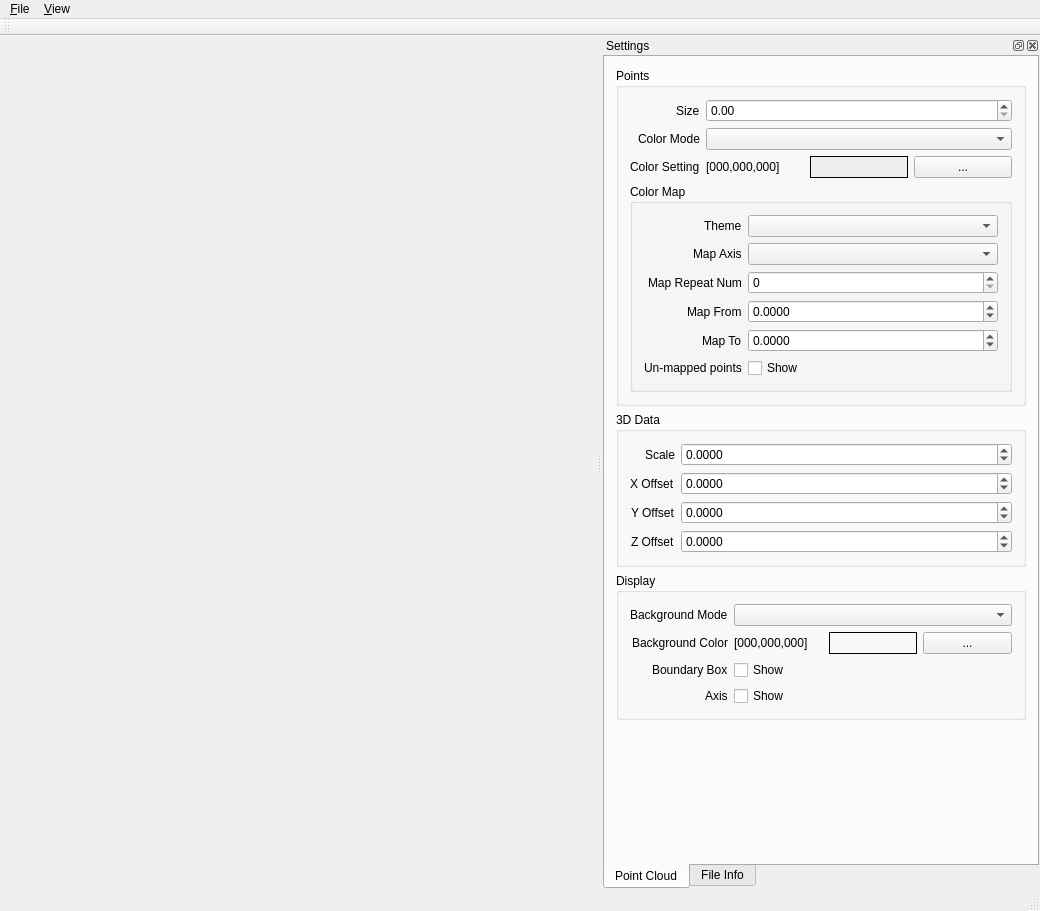
<?xml version="1.0" encoding="UTF-8"?>
<ui version="4.0">
 <class>qpcvClass</class>
 <widget class="QMainWindow" name="qpcvClass">
  <property name="geometry">
   <rect>
    <x>0</x>
    <y>0</y>
    <width>1040</width>
    <height>911</height>
   </rect>
  </property>
  <property name="windowTitle">
   <string>qpcv</string>
  </property>
  <property name="locale">
   <locale language="English" country="UnitedStates"/>
  </property>
  <widget class="QWidget" name="centralWidget"/>
  <widget class="QMenuBar" name="menuBar">
   <property name="geometry">
    <rect>
     <x>0</x>
     <y>0</y>
     <width>1040</width>
     <height>22</height>
    </rect>
   </property>
   <property name="nativeMenuBar">
    <bool>true</bool>
   </property>
   <widget class="QMenu" name="menuFile">
    <property name="locale">
     <locale language="English" country="UnitedStates"/>
    </property>
    <property name="title">
     <string>&amp;File</string>
    </property>
    <addaction name="actionOpen"/>
    <addaction name="separator"/>
    <addaction name="actionSave"/>
    <addaction name="separator"/>
    <addaction name="actionQuit"/>
   </widget>
   <widget class="QMenu" name="menu_View">
    <property name="title">
     <string>&amp;View</string>
    </property>
    <addaction name="actionZoom_In"/>
    <addaction name="actionZoom_Out"/>
   </widget>
   <addaction name="menuFile"/>
   <addaction name="menu_View"/>
  </widget>
  <widget class="QToolBar" name="mainToolBar">
   <attribute name="toolBarArea">
    <enum>TopToolBarArea</enum>
   </attribute>
   <attribute name="toolBarBreak">
    <bool>false</bool>
   </attribute>
  </widget>
  <widget class="QStatusBar" name="statusBar"/>
  <widget class="QDockWidget" name="dockWidget_2">
   <property name="minimumSize">
    <size>
     <width>438</width>
     <height>850</height>
    </size>
   </property>
   <property name="features">
    <set>QDockWidget::AllDockWidgetFeatures</set>
   </property>
   <property name="windowTitle">
    <string>Settings</string>
   </property>
   <attribute name="dockWidgetArea">
    <number>2</number>
   </attribute>
   <widget class="QWidget" name="dockWidgetContents_2">
    <layout class="QVBoxLayout" name="verticalLayout_3">
     <property name="spacing">
      <number>0</number>
     </property>
     <property name="leftMargin">
      <number>1</number>
     </property>
     <property name="topMargin">
      <number>0</number>
     </property>
     <property name="rightMargin">
      <number>1</number>
     </property>
     <property name="bottomMargin">
      <number>0</number>
     </property>
     <item>
      <widget class="QTabWidget" name="tabWidget_2">
       <property name="tabPosition">
        <enum>QTabWidget::South</enum>
       </property>
       <property name="currentIndex">
        <number>0</number>
       </property>
       <widget class="QWidget" name="tab_3">
        <attribute name="title">
         <string>Point Cloud</string>
        </attribute>
        <layout class="QVBoxLayout" name="verticalLayout">
         <item>
          <widget class="QGroupBox" name="groupBox">
           <property name="title">
            <string>Points</string>
           </property>
           <layout class="QVBoxLayout" name="verticalLayout_2">
            <item>
             <layout class="QFormLayout" name="formLayout">
              <property name="labelAlignment">
               <set>Qt::AlignRight|Qt::AlignTrailing|Qt::AlignVCenter</set>
              </property>
              <item row="0" column="0">
               <widget class="QLabel" name="label">
                <property name="sizePolicy">
                 <sizepolicy hsizetype="Preferred" vsizetype="Preferred">
                  <horstretch>0</horstretch>
                  <verstretch>0</verstretch>
                 </sizepolicy>
                </property>
                <property name="layoutDirection">
                 <enum>Qt::LeftToRight</enum>
                </property>
                <property name="text">
                 <string>Size</string>
                </property>
                <property name="alignment">
                 <set>Qt::AlignLeading|Qt::AlignLeft|Qt::AlignVCenter</set>
                </property>
               </widget>
              </item>
              <item row="0" column="1">
               <widget class="QDoubleSpinBox" name="mPointSize"/>
              </item>
              <item row="1" column="0">
               <widget class="QLabel" name="label_2">
                <property name="text">
                 <string>Color Mode</string>
                </property>
                <property name="alignment">
                 <set>Qt::AlignLeading|Qt::AlignLeft|Qt::AlignVCenter</set>
                </property>
               </widget>
              </item>
              <item row="1" column="1">
               <widget class="QComboBox" name="mPointColorMode"/>
              </item>
              <item row="2" column="0">
               <widget class="QLabel" name="mColorSettingLabel">
                <property name="text">
                 <string>Color Setting</string>
                </property>
                <property name="alignment">
                 <set>Qt::AlignLeading|Qt::AlignLeft|Qt::AlignVCenter</set>
                </property>
               </widget>
              </item>
              <item row="2" column="1">
               <layout class="QHBoxLayout" name="horizontalLayout">
                <item>
                 <widget class="QLabel" name="mPointColorLabel">
                  <property name="text">
                   <string>[000,000,000]</string>
                  </property>
                 </widget>
                </item>
                <item>
                 <widget class="QLabel" name="mPointColorBox">
                  <property name="autoFillBackground">
                   <bool>true</bool>
                  </property>
                  <property name="frameShape">
                   <enum>QFrame::Box</enum>
                  </property>
                  <property name="text">
                   <string/>
                  </property>
                 </widget>
                </item>
                <item>
                 <widget class="QPushButton" name="mPointColorButton">
                  <property name="text">
                   <string>...</string>
                  </property>
                 </widget>
                </item>
               </layout>
              </item>
             </layout>
            </item>
            <item>
             <widget class="QGroupBox" name="mColorMapGroupBox">
              <property name="title">
               <string>Color Map</string>
              </property>
              <layout class="QVBoxLayout" name="verticalLayout_10">
               <item>
                <layout class="QFormLayout" name="formLayout_9">
                 <property name="labelAlignment">
                  <set>Qt::AlignRight|Qt::AlignTrailing|Qt::AlignVCenter</set>
                 </property>
                 <item row="0" column="0">
                  <widget class="QLabel" name="label_7">
                   <property name="text">
                    <string>Theme</string>
                   </property>
                  </widget>
                 </item>
                 <item row="0" column="1">
                  <widget class="QComboBox" name="mColorMapTheme"/>
                 </item>
                 <item row="1" column="0">
                  <widget class="QLabel" name="label_8">
                   <property name="text">
                    <string>Map Axis</string>
                   </property>
                  </widget>
                 </item>
                 <item row="1" column="1">
                  <widget class="QComboBox" name="mColorMapAxis"/>
                 </item>
                 <item row="2" column="0">
                  <widget class="QLabel" name="label_9">
                   <property name="text">
                    <string>Map Repeat Num</string>
                   </property>
                  </widget>
                 </item>
                 <item row="2" column="1">
                  <widget class="QSpinBox" name="mColorMapRepeatNum"/>
                 </item>
                 <item row="3" column="0">
                  <widget class="QLabel" name="label_10">
                   <property name="text">
                    <string>Map From</string>
                   </property>
                  </widget>
                 </item>
                 <item row="3" column="1">
                  <widget class="QDoubleSpinBox" name="mColorMapFrom">
                   <property name="decimals">
                    <number>4</number>
                   </property>
                   <property name="minimum">
                    <double>-999999999999.000000000000000</double>
                   </property>
                   <property name="maximum">
                    <double>999999999999.000000000000000</double>
                   </property>
                  </widget>
                 </item>
                 <item row="4" column="0">
                  <widget class="QLabel" name="label_11">
                   <property name="text">
                    <string>Map To</string>
                   </property>
                  </widget>
                 </item>
                 <item row="4" column="1">
                  <widget class="QDoubleSpinBox" name="mColorMapTo">
                   <property name="decimals">
                    <number>4</number>
                   </property>
                   <property name="minimum">
                    <double>-999999999999.000000000000000</double>
                   </property>
                   <property name="maximum">
                    <double>999999999999.000000000000000</double>
                   </property>
                  </widget>
                 </item>
                 <item row="5" column="1">
                  <widget class="QCheckBox" name="mUnmappedPoints">
                   <property name="text">
                    <string>Show</string>
                   </property>
                  </widget>
                 </item>
                 <item row="5" column="0">
                  <widget class="QLabel" name="label_4">
                   <property name="text">
                    <string>Un-mapped points</string>
                   </property>
                  </widget>
                 </item>
                </layout>
               </item>
              </layout>
             </widget>
            </item>
           </layout>
          </widget>
         </item>
         <item>
          <widget class="QGroupBox" name="groupBox_3">
           <property name="title">
            <string>3D Data</string>
           </property>
           <layout class="QVBoxLayout" name="verticalLayout_5">
            <item>
             <layout class="QFormLayout" name="formLayout_3">
              <property name="labelAlignment">
               <set>Qt::AlignRight|Qt::AlignTrailing|Qt::AlignVCenter</set>
              </property>
              <item row="0" column="0">
               <widget class="QLabel" name="label_13">
                <property name="text">
                 <string>Scale</string>
                </property>
               </widget>
              </item>
              <item row="0" column="1">
               <widget class="QDoubleSpinBox" name="mDataScale">
                <property name="decimals">
                 <number>4</number>
                </property>
                <property name="minimum">
                 <double>-999999999999.000000000000000</double>
                </property>
                <property name="maximum">
                 <double>999999999999.000000000000000</double>
                </property>
                <property name="singleStep">
                 <double>0.100000000000000</double>
                </property>
               </widget>
              </item>
              <item row="1" column="0">
               <widget class="QLabel" name="label_14">
                <property name="text">
                 <string>X Offset</string>
                </property>
               </widget>
              </item>
              <item row="2" column="0">
               <widget class="QLabel" name="label_15">
                <property name="text">
                 <string>Y Offset</string>
                </property>
               </widget>
              </item>
              <item row="3" column="0">
               <widget class="QLabel" name="label_16">
                <property name="text">
                 <string>Z Offset</string>
                </property>
               </widget>
              </item>
              <item row="1" column="1">
               <widget class="QDoubleSpinBox" name="mDataXOffset">
                <property name="decimals">
                 <number>4</number>
                </property>
                <property name="minimum">
                 <double>-999999999999.000000000000000</double>
                </property>
                <property name="maximum">
                 <double>999999999999.000000000000000</double>
                </property>
                <property name="singleStep">
                 <double>0.100000000000000</double>
                </property>
               </widget>
              </item>
              <item row="2" column="1">
               <widget class="QDoubleSpinBox" name="mDataYOffset">
                <property name="decimals">
                 <number>4</number>
                </property>
                <property name="minimum">
                 <double>-999999999999.000000000000000</double>
                </property>
                <property name="maximum">
                 <double>999999999999.000000000000000</double>
                </property>
                <property name="singleStep">
                 <double>0.100000000000000</double>
                </property>
                <property name="value">
                 <double>0.000000000000000</double>
                </property>
               </widget>
              </item>
              <item row="3" column="1">
               <widget class="QDoubleSpinBox" name="mDataZOffset">
                <property name="decimals">
                 <number>4</number>
                </property>
                <property name="minimum">
                 <double>-999999999999.000000000000000</double>
                </property>
                <property name="maximum">
                 <double>999999999999.000000000000000</double>
                </property>
                <property name="singleStep">
                 <double>0.100000000000000</double>
                </property>
               </widget>
              </item>
             </layout>
            </item>
           </layout>
          </widget>
         </item>
         <item>
          <widget class="QGroupBox" name="groupBox_2">
           <property name="title">
            <string>Display</string>
           </property>
           <layout class="QVBoxLayout" name="verticalLayout_4">
            <item>
             <layout class="QFormLayout" name="formLayout_2">
              <property name="labelAlignment">
               <set>Qt::AlignRight|Qt::AlignTrailing|Qt::AlignVCenter</set>
              </property>
              <item row="1" column="0">
               <widget class="QLabel" name="label_3">
                <property name="text">
                 <string>Background Mode</string>
                </property>
                <property name="alignment">
                 <set>Qt::AlignLeading|Qt::AlignLeft|Qt::AlignVCenter</set>
                </property>
               </widget>
              </item>
              <item row="2" column="1">
               <layout class="QHBoxLayout" name="horizontalLayout_2">
                <item>
                 <widget class="QLabel" name="mDisplayColorLabel">
                  <property name="text">
                   <string>[000,000,000]</string>
                  </property>
                 </widget>
                </item>
                <item>
                 <widget class="QLabel" name="mDisplayColorBox">
                  <property name="frameShape">
                   <enum>QFrame::Box</enum>
                  </property>
                  <property name="text">
                   <string/>
                  </property>
                 </widget>
                </item>
                <item>
                 <widget class="QPushButton" name="mDisplayColorButton">
                  <property name="text">
                   <string>...</string>
                  </property>
                 </widget>
                </item>
               </layout>
              </item>
              <item row="2" column="0">
               <widget class="QLabel" name="mBackgroundColorSettingLabel">
                <property name="text">
                 <string>Background Color</string>
                </property>
               </widget>
              </item>
              <item row="3" column="1">
               <widget class="QCheckBox" name="mDisplayBoundaryBox">
                <property name="text">
                 <string>Show</string>
                </property>
               </widget>
              </item>
              <item row="3" column="0">
               <widget class="QLabel" name="label_5">
                <property name="text">
                 <string>Boundary Box</string>
                </property>
               </widget>
              </item>
              <item row="4" column="1">
               <widget class="QCheckBox" name="mDisplayAxis">
                <property name="text">
                 <string>Show</string>
                </property>
               </widget>
              </item>
              <item row="4" column="0">
               <widget class="QLabel" name="label_6">
                <property name="text">
                 <string>Axis</string>
                </property>
               </widget>
              </item>
              <item row="1" column="1">
               <widget class="QComboBox" name="mBackgroundColorMode"/>
              </item>
             </layout>
            </item>
           </layout>
          </widget>
         </item>
         <item>
          <spacer name="verticalSpacer">
           <property name="orientation">
            <enum>Qt::Vertical</enum>
           </property>
           <property name="sizeHint" stdset="0">
            <size>
             <width>20</width>
             <height>40</height>
            </size>
           </property>
          </spacer>
         </item>
        </layout>
       </widget>
       <widget class="QWidget" name="tab_4">
        <attribute name="title">
         <string>File Info</string>
        </attribute>
        <layout class="QVBoxLayout" name="verticalLayout_7">
         <item>
          <layout class="QVBoxLayout" name="verticalLayout_6">
           <item>
            <widget class="QGroupBox" name="groupBox_4">
             <property name="title">
              <string>PLY File Info</string>
             </property>
             <layout class="QVBoxLayout" name="verticalLayout_8">
              <item>
               <layout class="QFormLayout" name="formLayout_4">
                <property name="labelAlignment">
                 <set>Qt::AlignRight|Qt::AlignTrailing|Qt::AlignVCenter</set>
                </property>
                <item row="0" column="0">
                 <widget class="QLabel" name="label_21">
                  <property name="text">
                   <string>File Name</string>
                  </property>
                 </widget>
                </item>
                <item row="0" column="1">
                 <widget class="QLabel" name="mFileName">
                  <property name="text">
                   <string/>
                  </property>
                 </widget>
                </item>
                <item row="1" column="0">
                 <widget class="QLabel" name="label_23">
                  <property name="text">
                   <string>File Path</string>
                  </property>
                 </widget>
                </item>
                <item row="2" column="0">
                 <widget class="QLabel" name="label_24">
                  <property name="text">
                   <string>File Size</string>
                  </property>
                 </widget>
                </item>
                <item row="1" column="1">
                 <widget class="QLabel" name="mFilePath">
                  <property name="text">
                   <string/>
                  </property>
                 </widget>
                </item>
                <item row="2" column="1">
                 <widget class="QLabel" name="mFileSize">
                  <property name="text">
                   <string/>
                  </property>
                 </widget>
                </item>
                <item row="3" column="0">
                 <widget class="QLabel" name="label_27">
                  <property name="text">
                   <string>File Created</string>
                  </property>
                 </widget>
                </item>
                <item row="3" column="1">
                 <widget class="QLabel" name="mFileCreated">
                  <property name="text">
                   <string/>
                  </property>
                 </widget>
                </item>
                <item row="4" column="0">
                 <widget class="QLabel" name="label_29">
                  <property name="text">
                   <string>File Modified</string>
                  </property>
                 </widget>
                </item>
                <item row="4" column="1">
                 <widget class="QLabel" name="mFileModified">
                  <property name="text">
                   <string/>
                  </property>
                 </widget>
                </item>
               </layout>
              </item>
             </layout>
            </widget>
           </item>
          </layout>
         </item>
         <item>
          <widget class="QGroupBox" name="groupBox_5">
           <property name="title">
            <string>PLY Data Info</string>
           </property>
           <layout class="QVBoxLayout" name="verticalLayout_9">
            <item>
             <layout class="QFormLayout" name="formLayout_5">
              <item row="0" column="0">
               <widget class="QLabel" name="label_31">
                <property name="text">
                 <string>Number of Points</string>
                </property>
               </widget>
              </item>
              <item row="0" column="1">
               <widget class="QLabel" name="mPLYPointsNum">
                <property name="text">
                 <string/>
                </property>
               </widget>
              </item>
              <item row="1" column="0">
               <widget class="QLabel" name="label_33">
                <property name="text">
                 <string>Point Color</string>
                </property>
               </widget>
              </item>
              <item row="1" column="1">
               <widget class="QLabel" name="mPLYPointColor">
                <property name="text">
                 <string/>
                </property>
               </widget>
              </item>
              <item row="2" column="0">
               <widget class="QLabel" name="label_35">
                <property name="text">
                 <string>Format</string>
                </property>
               </widget>
              </item>
              <item row="3" column="0">
               <widget class="QLabel" name="label_36">
                <property name="text">
                 <string>Face</string>
                </property>
               </widget>
              </item>
              <item row="2" column="1">
               <widget class="QLabel" name="mPLYFormat">
                <property name="text">
                 <string/>
                </property>
               </widget>
              </item>
              <item row="3" column="1">
               <widget class="QLabel" name="mPLYFace">
                <property name="text">
                 <string/>
                </property>
               </widget>
              </item>
             </layout>
            </item>
            <item>
             <widget class="QGroupBox" name="groupBox_7">
              <property name="title">
               <string>X axis</string>
              </property>
              <layout class="QVBoxLayout" name="verticalLayout_11">
               <item>
                <layout class="QFormLayout" name="formLayout_6">
                 <item row="0" column="0">
                  <widget class="QLabel" name="label_37">
                   <property name="text">
                    <string>Min</string>
                   </property>
                  </widget>
                 </item>
                 <item row="0" column="1">
                  <widget class="QLabel" name="mPLYXMin">
                   <property name="text">
                    <string/>
                   </property>
                  </widget>
                 </item>
                 <item row="1" column="0">
                  <widget class="QLabel" name="label_39">
                   <property name="text">
                    <string>Max</string>
                   </property>
                  </widget>
                 </item>
                 <item row="1" column="1">
                  <widget class="QLabel" name="mPLYXMax">
                   <property name="text">
                    <string/>
                   </property>
                  </widget>
                 </item>
                </layout>
               </item>
              </layout>
             </widget>
            </item>
            <item>
             <widget class="QGroupBox" name="groupBox_8">
              <property name="title">
               <string>Y axis</string>
              </property>
              <layout class="QVBoxLayout" name="verticalLayout_12">
               <item>
                <layout class="QFormLayout" name="formLayout_7">
                 <item row="0" column="0">
                  <widget class="QLabel" name="label_41">
                   <property name="text">
                    <string>Min</string>
                   </property>
                  </widget>
                 </item>
                 <item row="0" column="1">
                  <widget class="QLabel" name="mPLYYMin">
                   <property name="text">
                    <string/>
                   </property>
                  </widget>
                 </item>
                 <item row="1" column="0">
                  <widget class="QLabel" name="label_43">
                   <property name="text">
                    <string>Max</string>
                   </property>
                  </widget>
                 </item>
                 <item row="1" column="1">
                  <widget class="QLabel" name="mPLYYMax">
                   <property name="text">
                    <string/>
                   </property>
                  </widget>
                 </item>
                </layout>
               </item>
              </layout>
             </widget>
            </item>
            <item>
             <widget class="QGroupBox" name="groupBox_9">
              <property name="title">
               <string>Z axis</string>
              </property>
              <layout class="QVBoxLayout" name="verticalLayout_13">
               <item>
                <layout class="QFormLayout" name="formLayout_8">
                 <item row="0" column="0">
                  <widget class="QLabel" name="label_45">
                   <property name="text">
                    <string>Min</string>
                   </property>
                  </widget>
                 </item>
                 <item row="0" column="1">
                  <widget class="QLabel" name="mPLYZMin">
                   <property name="text">
                    <string/>
                   </property>
                  </widget>
                 </item>
                 <item row="1" column="0">
                  <widget class="QLabel" name="label_47">
                   <property name="text">
                    <string>Max</string>
                   </property>
                  </widget>
                 </item>
                 <item row="1" column="1">
                  <widget class="QLabel" name="mPLYZMax">
                   <property name="text">
                    <string/>
                   </property>
                  </widget>
                 </item>
                </layout>
               </item>
              </layout>
             </widget>
            </item>
           </layout>
          </widget>
         </item>
         <item>
          <widget class="QGroupBox" name="groupBox_10">
           <property name="title">
            <string>PLY Header Dump</string>
           </property>
           <layout class="QVBoxLayout" name="verticalLayout_14">
            <item>
             <widget class="QPlainTextEdit" name="mPLYHeader">
              <property name="readOnly">
               <bool>true</bool>
              </property>
             </widget>
            </item>
           </layout>
          </widget>
         </item>
        </layout>
       </widget>
      </widget>
     </item>
    </layout>
   </widget>
  </widget>
  <action name="actionOpen">
   <property name="text">
    <string>&amp;Open</string>
   </property>
  </action>
  <action name="actionSave">
   <property name="enabled">
    <bool>false</bool>
   </property>
   <property name="text">
    <string>Save</string>
   </property>
  </action>
  <action name="actionQuit">
   <property name="text">
    <string>&amp;Quit</string>
   </property>
  </action>
  <action name="actionZoom_In">
   <property name="enabled">
    <bool>false</bool>
   </property>
   <property name="text">
    <string>Zoom In</string>
   </property>
  </action>
  <action name="actionZoom_Out">
   <property name="enabled">
    <bool>false</bool>
   </property>
   <property name="text">
    <string>Zoom Out</string>
   </property>
  </action>
 </widget>
 <layoutdefault spacing="6" margin="11"/>
 <resources>
  <include location="qpcv.qrc"/>
 </resources>
 <connections/>
</ui>
